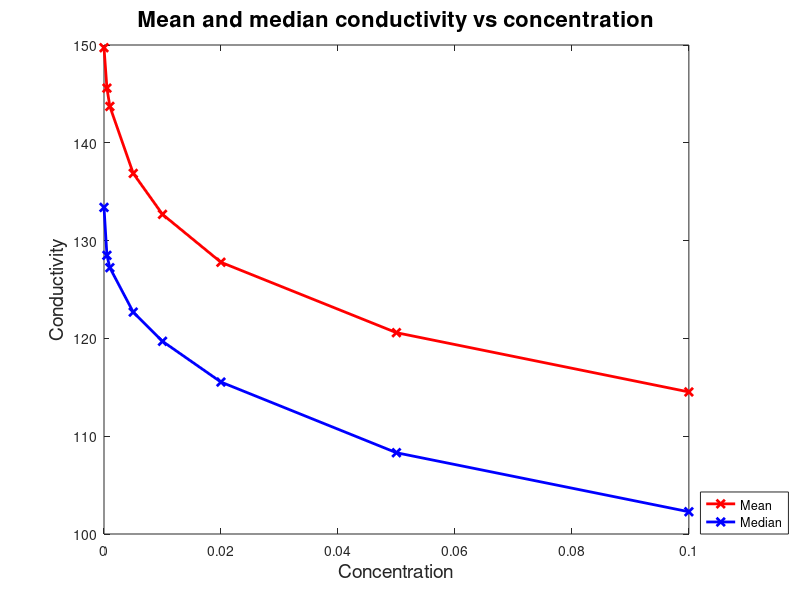

Recreate this plot in MATLAB. (Note: this script raises an error after producing the figure.)
%% 
% HW_3 solution
% Joseph Georgeson  336178264
% Itai Antebi       204817498

%%
%%%%%%%%%%%%%%%%%%%%%%%%%%%%%%%%%%%%%%%%%%%%%%%%%%%%%%
% In HW_3 below we visualize and subset conductivity data for several
% electrolytes in aqueous solution at 25C
%%%%%%%%%%%%%%%%%%%%%%%%%%%%%%%%%%%%%%%%%%%%%%%%%%%%%%

clear;
clc;

%% Q1
% a. Load the file conductivity.mat
load('conductivity.mat');

%%
% b. Calculate the mean and the median conductivity of the electrolytes
mean_cond = mean(conductivity ,1);
median_cond = median(conductivity ,1);

%%
% c. Plot the mean and the median conductivity vs. concentration
plot(concentration, mean_cond, 'r-x','LineWidth',2);
hold on;
plot(concentration, median_cond, 'b-x','LineWidth',2);
hold off;
xlabel('Concentration', 'FontSize', 14);
ylabel('Conductivity', 'FontSize', 14);
title('Mean and median conductivity vs concentration', 'FontSize', 16);
legend('Mean','Median', 'Location', 'SouthEastOutside');

%%
% d. Calculate and display in the command window the minimal and maximal
% conductivity values that are shown in the plotted data.
to_exlcude = 'HCl';
margin_buffer = 25;
index2include = find(~contains(electrolyte_names, to_exlcude));

global_min = min(conductivity(index2include,:), [], 'all');
global_max = max(conductivity(index2include,:), [], 'all');
text_min = sprintf('Min conductivity: %.1f', global_min);
text_max = sprintf('Max conductivity: %.1f', global_max);

ylim_min = global_min - margin_buffer;
ylim_max = global_max + margin_buffer;

figure;
plot(concentration, conductivity(index2include,:),'LineWidth', 2);
ylim([ylim_min, ylim_max]);
disp(text_min);
disp(text_max);
title('Conductivity by electrolyte');
xlabel('Concentration', 'FontSize', 14);
ylabel('Conductivity', 'FontSize', 14);
legend(electrolyte_names(index2include), 'Location', 'SouthEastOutside');

%%
% e. Plot the maximal conductivity per each electrolyte  
% (in the given range of concentrations) using the bar function
cond_max_by_electrolyte    = max(conductivity');

figure;
bar(cond_max_by_electrolyte);
set(gca, 'XTick',1:length(electrolyte_names));
set(gca, 'XTickLabel', electrolyte_names);
set(gca, 'XTickLabelRotation', 90);

title('Max conductivity by electrolyte');
xlabel('Electrolyte', 'FontSize', 14);
ylabel('Conductivity', 'FontSize', 14);

%%
% f. Plot in blue lines the conductivity values for molecules have a 
% single chlorine atom. Plot in red lines the conductivity of molecules 
% having two chlorine atoms. Add axis labels a title and a legend. 
% Note: Do not use fixed index for those molecules! make sure to 
% automatically find those molecules using a string comparison 
% function (conatins for example).

Cl_any_str = 'Cl';
Cl2_str = 'Cl2';
Cl_multi_str = 'Cl\d';

Cl_any_index = find(contains(electrolyte_names, Cl_any_str));
Cl2_index = find(contains(electrolyte_names, Cl2_str));
Cl_NOTmulti_index = find(cellfun(@isempty,regexp(electrolyte_names, Cl_multi_str)));
Cl_single_index = intersect(Cl_any_index, Cl_NOTmulti_index);

t_conductivity = conductivity';
Cl1_values = t_conductivity(:, Cl_single_index);
Cl2_values = t_conductivity(:, Cl2_index);

figure
hold on;
plot(concentration, Cl1_values,'b', 'LineWidth', 2);
plot(concentration, Cl2_values,'r', 'LineWidth', 2);
hold off;
legend([electrolyte_names(Cl_single_index), electrolyte_names(Cl2_index)], 'Location', 'SouthEastOutside');
title('Conductivity vs concentration for Cl/Cl2 by electrolyte');
xlabel('Concentration');
ylabel('Conductivity');

%%
% g. Find the electrolyte that shows the largest change (Max-Min values)
% in conductivity across concentrations and plot its conductivity values
% (in blue). In the same graph plot also the conductivity values for the
% electrolyte which changed the least (in red). Add axis labels a title 
% and a legend.

t_conductivity = conductivity';
min_cond_byElectrolyte    = min(t_conductivity);
max_cond_byElectrolyte    = max(t_conductivity);
diff_cond  = max_cond_byElectrolyte - min_cond_byElectrolyte;

[min_diff_value, min_diff_index] = min(diff_cond);
[max_diff_value, max_diff_index] = max(diff_cond);

figure;
hold on;
plot(concentration, t_conductivity(:, min_diff_index), 'r', 'LineWidth', 2);
plot(concentration, t_conductivity(:, max_diff_index), 'b', 'LineWidth', 2);
hold off;
legend([electrolyte_names(min_diff_index), electrolyte_names(max_diff_index)], 'Location', 'SouthEastOutside');
title('Max and min conductivity difference by electrolyte');
xlabel('Concentration')
ylabel('Conductivity');

%%
% h. Load the file pH_in_solution.mat (after reviewing the spread sheet pH_in_solution.xls)
% You should have 3 variables:
% temp – temperature of the solution in which the acidity (pH) was measured. 
% pH – acidity of each solution across different temperatures.
% solution_names – names of the solutions.


load('pH_in_solution.mat');

% Use the function subplot to show two graphs on the same figure: the first
% graph should be pH as a function of temperature for all the acidic 
% solutions (average pH<7) and the second graph should be pH as a function 
% of temperature for all the alkaline solutions (average pH>7). 
% Make sure to set the neutral pH value as the upper/lower ylimits 
% accordingly (acidic/alkaline). Hint: don’t use the value 7 directly, 
% assign it to a variable (i.e. avoid magic numbers).

pH_by_solution = pH';

pH_neutral = 7;
pH_mean = mean(pH_by_solution);
pH_acidic_index = find(pH_mean < pH_neutral);
pH_basic_index = find(pH_mean > pH_neutral);


figure;
subplot(1,2,1);
plot(temp, pH_by_solution(:, pH_acidic_index), 'LineWidth', 2);
title('pH vs. temp for acidic conditions');
xlabel('Temp')
ylabel('pH');
legend(solution_names(pH_acidic_index), 'Location', 'SouthEastOutside');

subplot(1,2,2);
plot(temp, pH_by_solution(:, pH_basic_index), 'LineWidth', 2);
title('pH vs. temp for basic conditions');
xlabel('Temp')
ylabel('pH');
legend(solution_names(pH_basic_index), 'Location', 'SouthEastOutside');

%% Q2
% In this question we will visualize the electrolyte condcutvity data 
% (from question 1) using the function imagesc.
% Figure 7: Use the imagesc function to plot this data. Don’t forget 
% to add title and axis labels.
 
figure;
imagesc(conductivity);
title('Conductivity heatmap');

% Colorbar + use the function colormap and set the colormap to hot. 
colorbar; colormap hot;

% Remove the “y-axis” ticks.
set(gca, 'YTick', []);
xlabel('Concentration');
ylabel('Electrolytes');


%%
% Figure 8: Create a new figure which is identical to the previous one 
% (figure 7) only with a different color range using the function 
% caxis([0 155]) (see help) .
% What happened to the colors? In what cases will you use this function?  

figure;
imagesc(conductivity);
title('Conductivity heatmap');
% Colorbar + use the function colormap and set the colormap to hot.
% caxis([0 155])
colorbar; colormap hot; caxis([0 155]);
% Remove the “y-axis” ticks.
set(gca, 'YTick', []);
xlabel('Concentration');
ylabel('Electrolytes');

% What happened to the colors? In what cases will you use this function?  
% 
% caxis(V), where V is the two element vector [cmin cmax], sets manual
% scaling of pseudocolor ... in other words values less than cmin or
% greater than cmax will be set to those values, and values falling in
% between will be scaled. This function allows a user to better visualize
% data, and highlight outliers or those passing some threshold.

